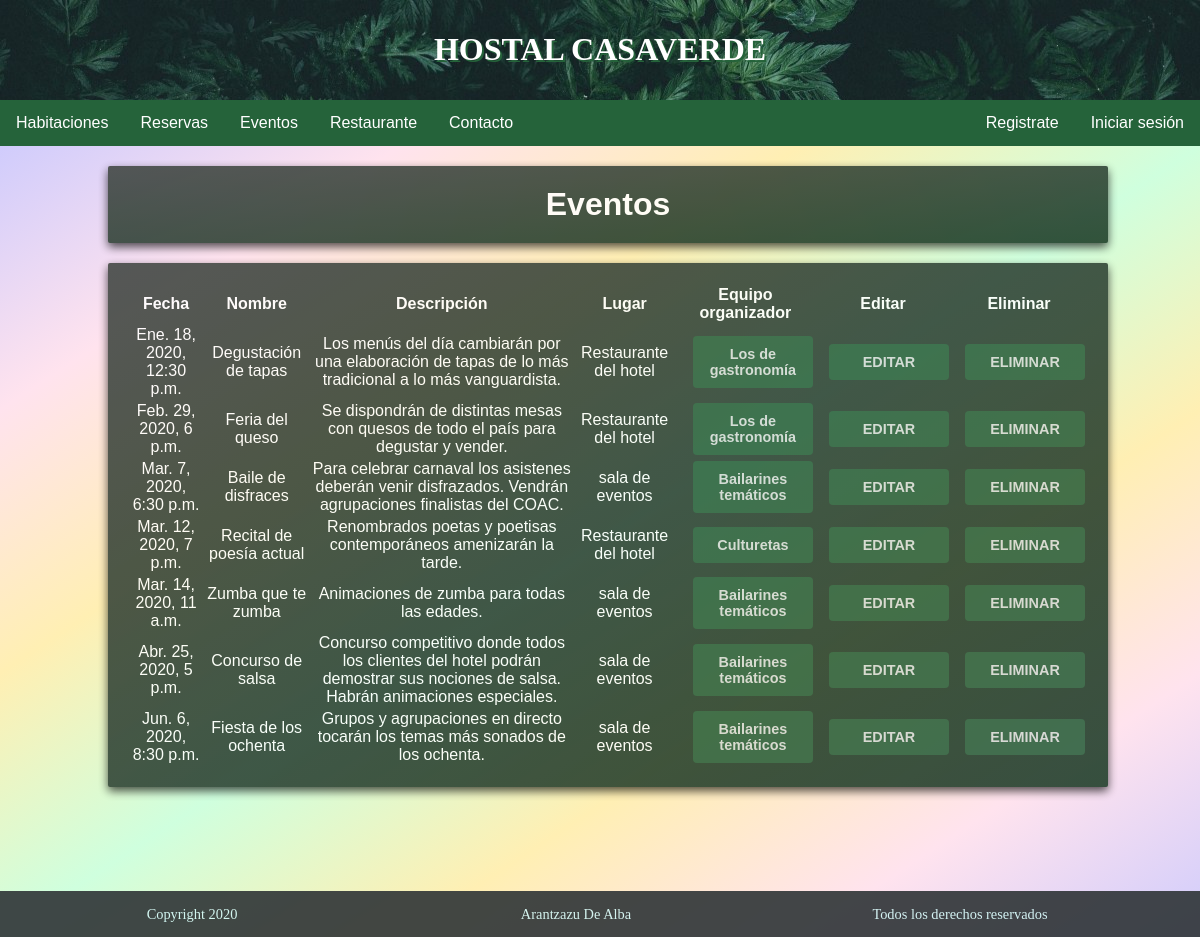
/eventos, run on the app's committed database.
### eventos/models.py (models this page shows, shortened)
class Evento(models.Model):
    nombre = models.CharField(max_length=100,verbose_name="Nombre")
    descripcion = models.TextField(max_length=400, verbose_name="Descripción")
    lugar = models. CharField(max_length=100, verbose_name="Lugar")
    fecha = models.DateTimeField(verbose_name="Fecha")
    equipo = models.ForeignKey(Equipo, null=True, on_delete=models.SET_NULL,verbose_name="Equipo")
    class Meta:
        verbose_name = "evento"
        verbose_name_plural = "eventos"
        ordering = ['fecha', 'nombre']

class Equipo(models.Model):
    nombre = models.CharField(max_length=100, verbose_name="Nombre")
    creado = models.DateTimeField(auto_now_add=True, verbose_name="Creado")
    class Meta:
        verbose_name="equipo"
        verbose_name_plural="equipos"
        ordering = ['creado']
    def __str__(self):
        return self.nombre

### eventos/views.py (the view)
# urls.py: path('eventos', views.eventos, name="eventos"),
def eventos(request):
    eventos = Evento.objects.all()
    context = {'eventos': eventos}
    return render(request, 'eventos/eventos.html', context)

### eventos/templates/eventos/eventos.html (shortened to what this page needs)
<!DOCTYPE html>
<html>
{% extends 'gestion/base.html' %}
{% block content %}
<div class="contenido">
  <h1>Eventos</h1>
</div>
<div class="contenido">
  <table>
    <thead>
      <tr>
        <th>Fecha</th>
        <th>Nombre</th>
        <th>Descripción</th>
        <th>Lugar</th>
        <th>Equipo organizador</th>
        <th>Editar</th>
        <th>Eliminar</th>
      </tr>
    </thead>
    <tbody>
      {%for e in eventos%}
      <tr>
        <td>{{ e.fecha }}</td>
        <td>{{ e.nombre }}</td>
        <td>{{ e.descripcion }}</td>
        <td>{{ e.lugar }}</td>
        <td><a href="" class="boton3">{{ e.equipo }}</td>
        <td><a href="/eventos/{{e.id}}" class="boton3">EDITAR</td>
        <td><a href="" class="boton3">ELIMINAR</td>
      </tr>
      {% endfor %}
    </tbody>
  </table>
</div>
{% endblock %}

### gestion/templates/gestion/base.html (shortened to what this page needs)
<!DOCTYPE html>
{% load static %}
<html lang="es">
<head>
  <link rel="stylesheet" href="{% static 'css/estilo.css' %}" >
  <link rel="stylesheet" href="{% static 'css/restaurante.css' %}" >
  <link rel="stylesheet" href="{% static 'css/formularios.css' %}">
</head>
<body class="cuerpo">
  <a href="/" title="Ir a inicio">
  <div class="cabecera">
    <h1>HOSTAL CASAVERDE</h1>
  </div>
  </a>
  <div class="menu">
    <ul>
      <li> <a href="{% url 'habitaciones' %}">Habitaciones</a> </li>
      <li> <a href="{% url 'reservas' %}">Reservas</a> </li>
      <li> <a href="{% url 'eventos' %}">Eventos</a> </li>
      <li> <a href="{% url 'restaurante' %}">Restaurante</a> </li>
      <li> <a href="">Contacto</a> </li>
      {% if not request.user.is_authenticated %}
        <li class="derecha"> <a href="{% url 'login' %}">Iniciar sesión</a> </li>
      {% else %}
        <li class="derecha" onclick="logout()"> <a href="{% url 'logout' %}">Cerrar sesión</a> </li>
      {% endif %}
      <li class="derecha"> <a href="{% url 'signup' %}">Registrate</a> </li>
    </ul>
  </div>
  <div class="contenedor">
  {% block content %}
  {% endblock %}
  </div>
</body>
<footer class="footer">
  <div class="caja">
    <p>Copyright 2020</p>
  </div>
  <div class="caja">
    <p>Arantzazu De Alba</p>
  </div>
  <div class="caja">
    <p>Todos los derechos reservados</p>
  </div>
</footer>
</html>

### static/css/estilo.css (style rules this page uses)
.cuerpo { margin: 0; padding: 0; }
.cuerpo a { text-decoration: none; color: white; }
.cabecera { margin: 0; position: relative; position: relative; padding: 10px; left:0; top: 0; background-image: url("../images/verde.jpg"); color: #fff; text-align: center; text-shadow: 2px 2px #25633a; overflow: auto; font-family: "Avantgarde"; text-decoration: none; }
.menu ul { list-style-type: none; margin: 0; padding: 0; overflow: hidden; background-color: #25633a; font-family: Arial, Helvetica, sans-serif; }
.menu ul li { float: left; }
.menu ul li a { display: block; color: #fff; text-align: center; padding: 14px 16px; text-decoration: none; }
.menu ul .derecha { float: right; }
.contenedor { margin: 0; padding: 0; background-color: #828282; background-image: linear-gradient(to bottom right, #d0ccfc, #ffe3ee, #ffefb3, #cfffde, #ffefb3, #ffe3ee, #d0ccfc); position:absolute; padding-bottom: 150px; width: 100%; }
.contenedor h1 { margin: 0; }
.footer { position: fixed; padding: 0; margin: 0; left: 0; bottom: 0; background-color: #2E3436; color: #D0F4F3; width: 100%; clear: both; opacity: 0.9; font-family: "Avantgarde"; font-size: 0.9em; }
.caja { text-align: center; float: left; width: 32%; }
.contenido { margin: 20px 9% 0 9%; padding: 20px; width: 80%; background-color: #484848; background-image: linear-gradient(to bottom right, #3a403b, #153620); opacity: 0.85; border-radius: 2px; box-shadow: 0 4px 10px 0 rgba(0,0,0,0.8); color: white; font-family: Arial, Helvetica, sans-serif; }
.contenido h1 { text-align: center; }
.boton3 { position: relative; bottom: 0; width: 100px; margin-bottom: 0; margin-left: 12px; margin-right: 0; background-color: #25633a; border: none; border-radius: 4px; color: #FFF; text-align: center; padding: 10px; cursor: pointer; vertical-align: middle; font-weight: bold; font-size: 0.9em; transition: 0.1s; opacity: 0.8; display:inline; float: right; }

### static/css/restaurante.css (style rules this page uses)
.contenido { text-align: center; }

### data on the page
Evento: fecha "Ene. 18, 2020, 12:30 p.m.", nombre "Degustación de tapas", descripcion "Los menús del día cambiarán por una elaboración de tapas de lo más tradicional a lo más vanguardista.", lugar "Restaurante del hotel", equipo "Los de gastronomía"
Evento: fecha "Feb. 29, 2020, 6 p.m.", nombre "Feria del queso", descripcion "Se dispondrán de distintas mesas con quesos de todo el país para degustar y vender.", lugar "Restaurante del hotel", equipo "Los de gastronomía"
Evento: fecha "Mar. 7, 2020, 6:30 p.m.", nombre "Baile de disfraces", descripcion "Para celebrar carnaval los asistenes deberán venir disfrazados. Vendrán agrupaciones finalistas del COAC.", lugar "sala de eventos", equipo "Bailarines temáticos"
Evento: fecha "Mar. 12, 2020, 7 p.m.", nombre "Recital de poesía actual", descripcion "Renombrados poetas y poetisas contemporáneos amenizarán la tarde.", lugar "Restaurante del hotel", equipo "Culturetas"
Evento: fecha "Mar. 14, 2020, 11 a.m.", nombre "Zumba que te zumba", descripcion "Animaciones de zumba para todas las edades.", lugar "sala de eventos", equipo "Bailarines temáticos"
Evento: fecha "Abr. 25, 2020, 5 p.m.", nombre "Concurso de salsa", descripcion "Concurso competitivo donde todos los clientes del hotel podrán demostrar sus nociones de salsa. Habrán animaciones especiales.", lugar "sala de eventos", equipo "Bailarines temáticos"
Evento: fecha "Jun. 6, 2020, 8:30 p.m.", nombre "Fiesta de los ochenta", descripcion "Grupos y agrupaciones en directo tocarán los temas más sonados de los ochenta.", lugar "sala de eventos", equipo "Bailarines temáticos"
